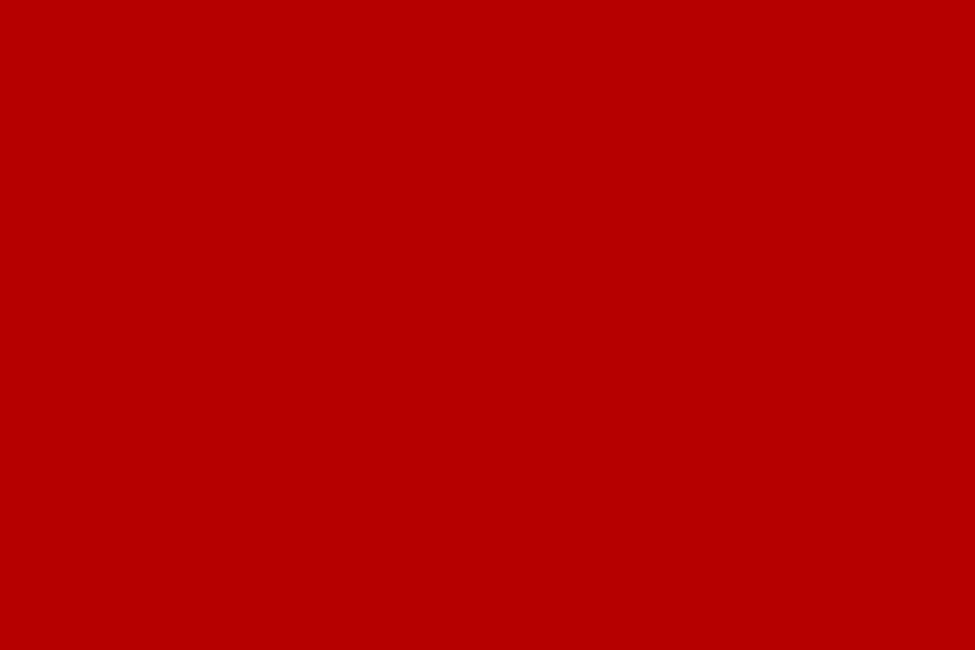
Frame 1 (no input)
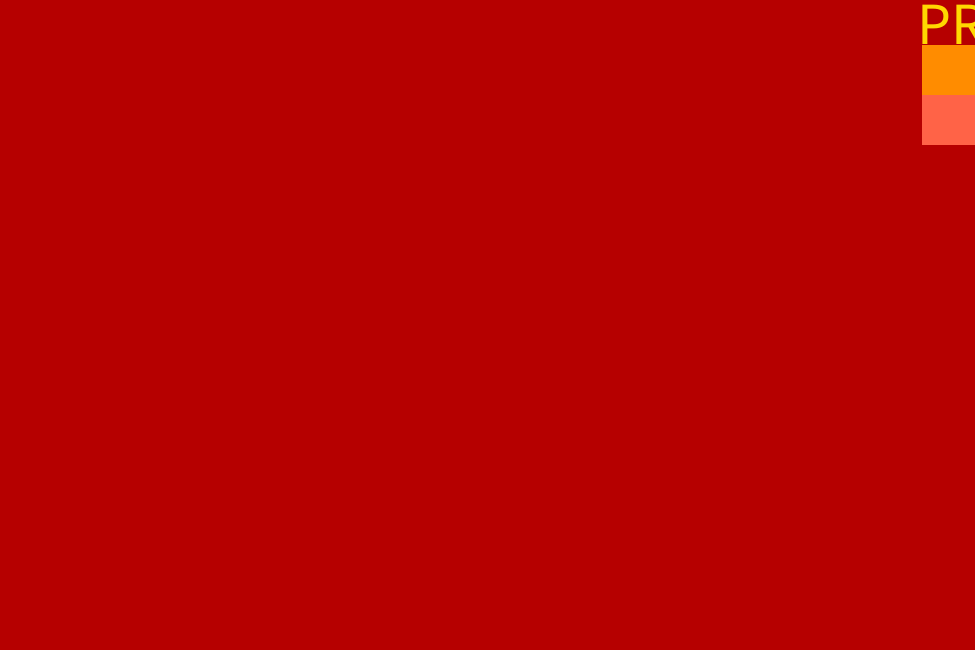
Frame 60 (the mouse pressed at the canvas centre just before this capture)
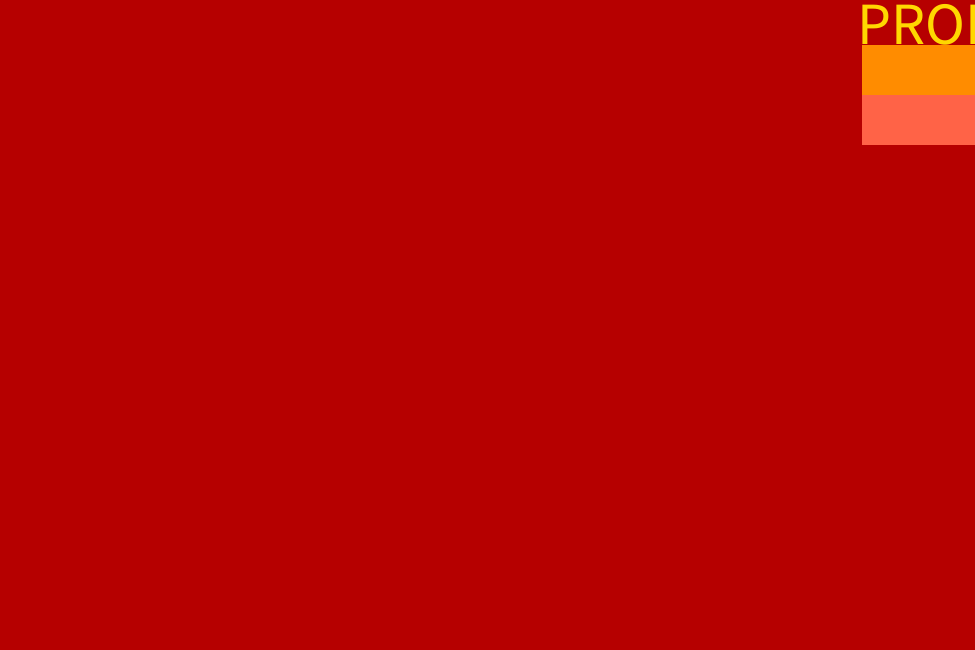
Frame 120 (the mouse held since frame 60 and released just before this capture)

The Processing sketch that drew these frames (run headless with seeded random() and noise(); from frame 60 on, the mouse is pressed at the canvas centre):

// Processing sketch: processing_121432
// ── processing_121432.pde

Arc butch1;
Arc captainKoons;
Arc vincentVega;
Arc julesWinfield;
Prologue prologue;
Arc roger;
Arc brett;
Arc marvin;
BonnieSituation bonnieSituation;
Arc jimmy;
Arc winstonWolfe;
Arc raquel;
Arc marsellus1;
Arc ringo;
Arc yolanda;
VincentAndMia vincentAndMia;
Arc butch2;
Arc marsellus2;
Arc lance;
Arc jody;
Arc mia;
TheGoldWatch theGoldWatch;
Arc marsellus3;
Arc butch3;
Arc fabienne;
Arc maynard;
Arc zed;
Arc gimp;

void setup(){
  size(975,650);
  noStroke();
  frameRate(128);
  
  butch1 = new Arc(width+96,70,180,50,255,140,0);
  
  captainKoons = new Arc(width+96,120,180,50,255,99,71);
  
  vincentVega = new Arc(width+1492,120,2612,50,255,255,255);
  
  // ends 1548
  julesWinfield = new Arc(width+1086,170,1800,50,0,0,0);
  
  prologue = new Prologue(width+1,44);
    
  marvin = new Arc(width+497,220,350,50,0,100,0);
  
  brett = new Arc(width+422,270,200,50,50,205,50);
  
  roger = new Arc(width+422,320,200,50,124,252,0);
  
  bonnieSituation = new BonnieSituation(width+517,94);
  
  jimmy = new Arc(width+847,220,350,50,30,144,255);

  winstonWolfe = new Arc(width+978,270,350,50,0,191,255);
  
  raquel = new Arc(width+1098,320,100,50,135,206,250);
  
  marsellus1 = new Arc(width+1098,370,100,50,255,105,180);
  
  ringo = new Arc(width+1234,220,428,50,186,85,211);
  
  yolanda = new Arc(width+1298,270,300,50,153,50,204);
  
  vincentAndMia = new VincentAndMia(width+1448,94);
    
  butch2 = new Arc(width+1598,270,300,50,255,140,0);
  
  marsellus2 = new Arc(width+1598,320,300,50,255,105,180);
  
  lance = new Arc(width+1898,320,300,50,255,36,0);
  
  jody = new Arc(width+1898,370,300,50,227,66,52);
  
  mia = new Arc(width+2224,320,350,50,255,192,203);
  
  theGoldWatch = new TheGoldWatch(width+2198,295);
  
  marsellus3 = new Arc(width+2498,370,600,50,255,105,180);
  
  butch3 = new Arc(width+2498,420,600,50,255,140,0);
  
  maynard = new Arc(width+2698,470,200,50,105,105,105);
  
  zed = new Arc(width+2698,520,200,50,112,138,144);
  
  gimp = new Arc(width+2698,570,200,50,211,211,211);
  
  fabienne = new Arc(width+2599,320,398,50,255,69,0);
  
}

void draw(){
  background(182,0,0);
  butch1.display();
  captainKoons.display();
  vincentVega.display();
  julesWinfield.display();
  roger.display();
  brett.display();
  marvin.display();
  bonnieSituation.display();
  prologue.display();
  jimmy.display();
  winstonWolfe.display();
  raquel.display();
  marsellus1.display();
  ringo.display();
  yolanda.display();
  vincentAndMia.display();
  butch2.display();
  marsellus2.display();
  lance.display();
  jody.display();
  mia.display();
  theGoldWatch.display();
  marsellus3.display();
  butch3.display();
  fabienne.display();
  maynard.display();
  zed.display();
  gimp.display();

}

class Arc{
  int x;
  int y;
  int r;
  int g;
  int b;
  int radiusX;
  int radiusY;
  
  Arc(int shellX,int shellY,int shellRadiusX,int shellRadiusY,int shellR,int shellG,int shellB){
    x = shellX;
    y = shellY;
    radiusX = shellRadiusX;
    radiusY = shellRadiusY;
    r = shellR;
    g = shellG;
    b = shellB;
  }
  
  void display(){
    fill(r,g,b);
    noStroke();
    smooth();
    rectMode(CENTER);
    rect(x,y,radiusX,radiusY);
    x = x - 1;
  }  
}

class BonnieSituation{
  int x;
  int y;
  
  BonnieSituation(int shellX,int shellY){
    x = shellX;
    y = shellY;
  }
  
  void display(){
    textSize(60);
    fill(255,215,0);
    text("THE BONNIE SITUATION",x,y);
    x = x - 1;
  }
}

class Prologue{
  int x;
  int y;
  
  Prologue(int shellX,int shellY){
    x = shellX;
    y = shellY;
  }
  
  void display(){
    textSize(60);
    fill(255,215,0);
    text("PROLOGUE",x,y);
    x = x - 1;
  }
}

class VincentAndMia{
  int x;
  int y;
  
  VincentAndMia(int shellX,int shellY){
    x = shellX;
    y = shellY;
  }
  
  void display(){
    textSize(60);
    fill(255,215,0);
    text("VINCENT VEGA AND MIA WALLACE",x,y);
    x = x - 1;
  }
}

class TheGoldWatch{
  int x;
  int y;
  
  TheGoldWatch(int shellX,int shellY){
    x = shellX;
    y = shellY;
  }
  
  void display(){
    textSize(60);
    fill(255,215,0);
    text("THE GOLD WATCH",x,y);
    x = x - 1;
  }
}
